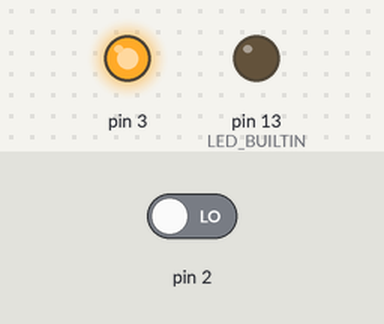
Bench run of a sketch on a simulated Arduino Uno, built for the host (arithmetic inside an expression is 32-bit, double 64-bit). Shown: output pins drawn as LEDs (lit = HIGH). The inputs (shaded band) are chosen by the test bench; at power-on: pin 2 LOW.

Above: at 1.2 s.
1.3 s: pin 2 driven HIGH
At 2.5 s:
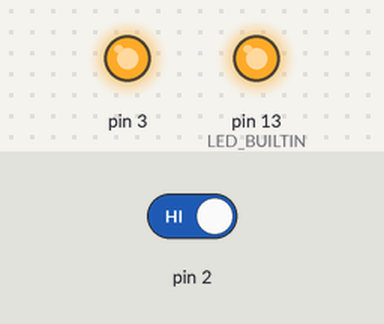
2.8 s: pin 2 driven LOW
At 3.7 s:
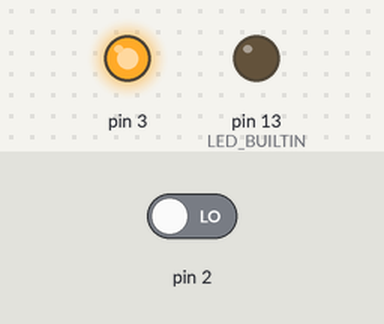
Timing chart, 0 to 5.8 s (numbered marks = the images above; inputs shaded):
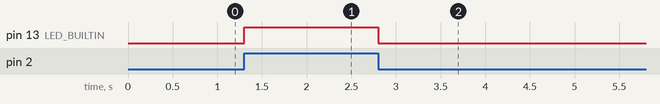

Measured:
- after the input at 1.3 s, pin 13 (LED_BUILTIN): LOW → HIGH at once
- after the input at 2.8 s, pin 13 (LED_BUILTIN): HIGH → LOW at once

The sketch:

sketch_sep22c.ino
```cpp
void setup() {
  pinMode(LED_BUILTIN, OUTPUT);
  pinMode(2, INPUT_PULLDOWN);
  pinMode(3, OUTPUT);
  digitalWrite(3, HIGH);      // GP3 now a 3.3V source
}
void loop() {
  digitalWrite(LED_BUILTIN, digitalRead(2));
}
```
